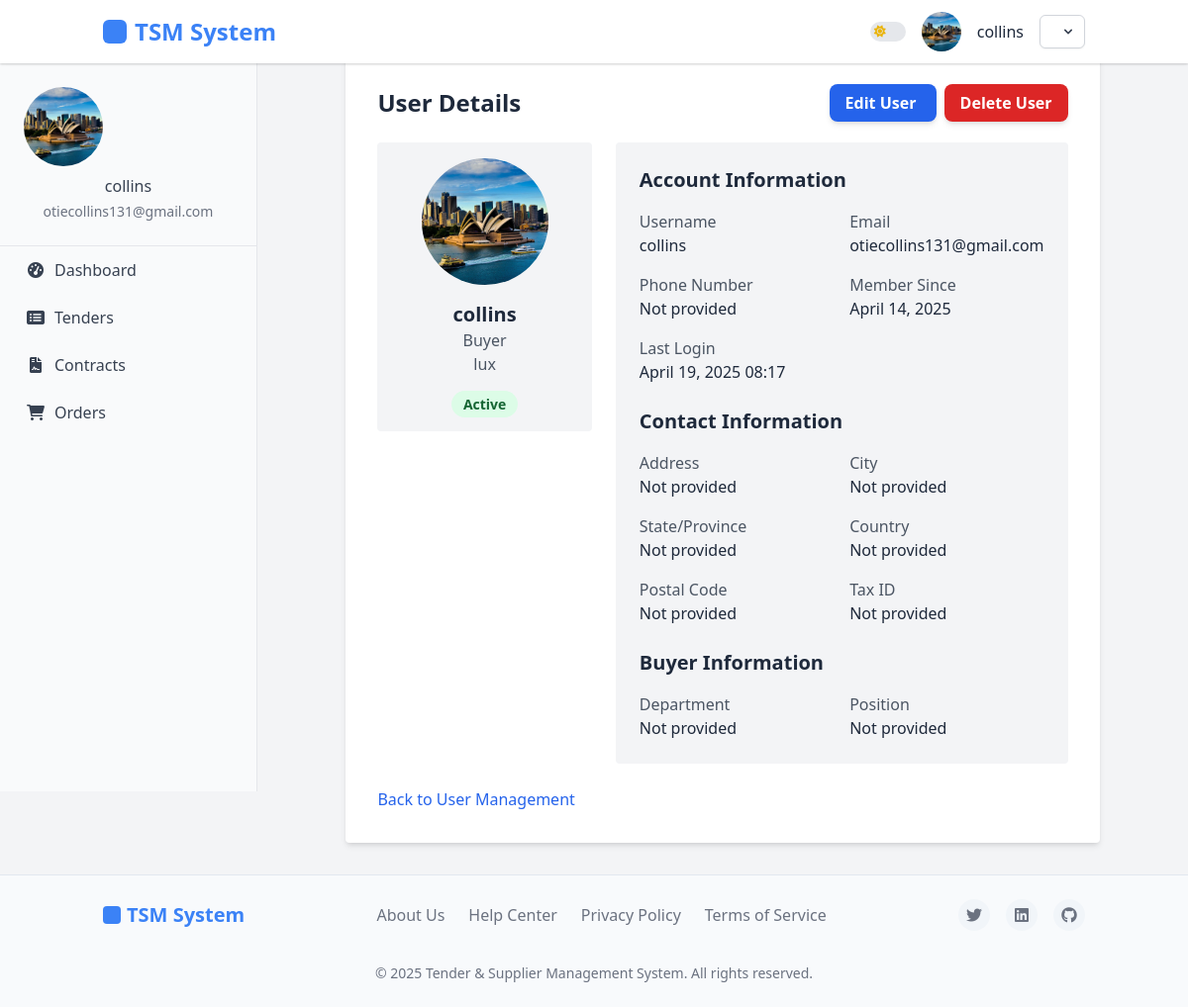
Screenshot of /accounts/users/1/ (signed in) with the database file from the repository.
### accounts/models.py (models this page shows, shortened)
class User(AbstractUser):
    USER_TYPE_CHOICES = (
        ('buyer', 'Buyer'),
        ('supplier', 'Supplier'),
        ('admin', 'Administrator'),
    )
    user_type = models.CharField(
        max_length=10,
        choices=USER_TYPE_CHOICES,
        default='buyer',
        verbose_name=_('User Type')
    )
    company_name = models.CharField(max_length=100, blank=True)
    phone_number = models.CharField(max_length=20, blank=True)
    email = models.EmailField(_('email address'), unique=True)
    USERNAME_FIELD = 'email'
    REQUIRED_FIELDS = ['username', 'user_type']
    @property
    def is_buyer(self):
        return self.user_type == 'buyer'
    @property
    def is_supplier(self):
        return self.user_type == 'supplier'
    @property
    def is_admin_user(self):
        return self.user_type == 'admin'
    class Meta:
        permissions = [
            ("manage_buyers", "Can manage buyer accounts"),
            ("manage_suppliers", "Can manage supplier accounts"),
        ]

class UserProfile(models.Model):
    user = models.OneToOneField(User, on_delete=models.CASCADE, related_name='profile')
    profile_picture = models.ImageField(upload_to='profile_pics/', blank=True, null=True)
    address = models.TextField(blank=True)
    city = models.CharField(max_length=100, blank=True)
    state = models.CharField(max_length=100, blank=True)
    country = models.CharField(max_length=100, blank=True)
    postal_code = models.CharField(max_length=20, blank=True)
    tax_id = models.CharField(max_length=50, blank=True)
    registration_date = models.DateTimeField(auto_now_add=True)
    last_active = models.DateTimeField(auto_now=True)
    business_category = models.CharField(max_length=100, blank=True)
    years_in_business = models.PositiveIntegerField(default=0)
    department = models.CharField(max_length=100, blank=True)
    position = models.CharField(max_length=100, blank=True)

### accounts/views.py (the view)
# urls.py: path('users/<int:user_id>/', views.user_detail, name='user_detail'),
@admin_required
def user_detail(request, user_id):
    user = get_object_or_404(User, id=user_id)
    return render(request, 'accounts/management/detail.html', {
        'user': user,
        'profile': user.profile
    })

### accounts/templates/accounts/management/detail.html (shortened to what this page needs)
{% extends 'base.html' %}
{% block content %}
<div class="max-w-4xl mx-auto bg-white p-8 rounded shadow-md mt-6">
    <div class="flex justify-between items-center mb-6">
        <h2 class="text-2xl font-semibold">User Details</h2>
        <div>
            <a href="{% url 'accounts:user_edit' user.id %}" class="py-2 px-4 bg-blue-600 hover:bg-blue-700 text-white font-semibold rounded-lg shadow-md focus:outline-none mr-2">
                Edit User
            </a>
            <a href="{% url 'accounts:user_delete' user.id %}" class="py-2 px-4 bg-red-600 hover:bg-red-700 text-white font-semibold rounded-lg shadow-md focus:outline-none">
                Delete User
            </a>
        </div>
    </div>
    <div class="grid grid-cols-1 md:grid-cols-3 gap-6">
        <div class="md:col-span-1">
            <div class="bg-gray-100 p-4 rounded text-center">
                {% if profile.profile_picture %}
                    <img src="{{ profile.profile_picture.url }}" alt="Profile Picture" class="w-32 h-32 mx-auto rounded-full object-cover">
                {% else %}
                    <div class="w-32 h-32 mx-auto rounded-full bg-gray-300 flex items-center justify-center">
                        <span class="text-3xl text-gray-600">{{ user.username.0|upper }}</span>
                    </div>
                {% endif %}
                <h3 class="mt-4 text-xl font-semibold">{{ user.get_full_name|default:user.username }}</h3>
                <p class="text-gray-600">{{ user.get_user_type_display }}</p>
                <p class="text-gray-600">{{ user.company_name }}</p>
                <div class="mt-4">
                    {% if user.is_active %}
                        <span class="px-3 py-1 text-sm font-semibold rounded-full bg-green-100 text-green-800">Active</span>
                    {% else %}
                        <span class="px-3 py-1 text-sm font-semibold rounded-full bg-red-100 text-red-800">Inactive</span>
                    {% endif %}
                </div>
            </div>
        </div>
        <div class="md:col-span-2">
            <div class="bg-gray-100 p-6 rounded">
                <h3 class="text-xl font-semibold mb-4">Account Information</h3>
                <div class="grid grid-cols-1 md:grid-cols-2 gap-4">
                    <div>
                        <p class="text-gray-600">Username</p>
                        <p class="font-medium">{{ user.username }}</p>
                    </div>
                    <div>
                        <p class="text-gray-600">Email</p>
                        <p class="font-medium">{{ user.email }}</p>
                    </div>
                    <div>
                        <p class="text-gray-600">Phone Number</p>
                        <p class="font-medium">{{ user.phone_number|default:"Not provided" }}</p>
                    </div>
                    <div>
                        <p class="text-gray-600">Member Since</p>
                        <p class="font-medium">{{ user.date_joined|date:"F j, Y" }}</p>
                    </div>
                    <div>
                        <p class="text-gray-600">Last Login</p>
                        <p class="font-medium">{{ user.last_login|date:"F j, Y H:i"|default:"Never" }}</p>
                    </div>
                </div>
                <h3 class="text-xl font-semibold mt-6 mb-4">Contact Information</h3>
                <div class="grid grid-cols-1 md:grid-cols-2 gap-4">
                    <div>
                        <p class="text-gray-600">Address</p>
                        <p class="font-medium">{{ profile.address|default:"Not provided" }}</p>
                    </div>
                    <div>
                        <p class="text-gray-600">City</p>
                        <p class="font-medium">{{ profile.city|default:"Not provided" }}</p>
                    </div>
                    <div>
                        <p class="text-gray-600">State/Province</p>
                        <p class="font-medium">{{ profile.state|default:"Not provided" }}</p>
                    </div>
                    <div>
                        <p class="text-gray-600">Country</p>
                        <p class="font-medium">{{ profile.country|default:"Not provided" }}</p>
                    </div>
                    <div>
                        <p class="text-gray-600">Postal Code</p>
                        <p class="font-medium">{{ profile.postal_code|default:"Not provided" }}</p>
                    </div>
                    <div>
                        <p class="text-gray-600">Tax ID</p>
                        <p class="font-medium">{{ profile.tax_id|default:"Not provided" }}</p>
                    </div>
                </div>
                {% if user.is_buyer %}
                <h3 class="text-xl font-semibold mt-6 mb-4">Buyer Information</h3>
                <div class="grid grid-cols-1 md:grid-cols-2 gap-4">
                    <div>
                        <p class="text-gray-600">Department</p>
                        <p class="font-medium">{{ profile.department|default:"Not provided" }}</p>
                    </div>
                    <div>
                        <p class="text-gray-600">Position</p>
                        <p class="font-medium">{{ profile.position|default:"Not provided" }}</p>
                    </div>
                </div>
                {% endif %}
            </div>
        </div>
    </div>
    <div class="mt-6">
        <a href="{% url 'accounts:user_management' %}" class="text-blue-600 hover:underline">Back to User Management</a>
    </div>
</div>
{% endblock %}

### accounts/templates/base.html (shortened to what this page needs)
<!DOCTYPE html>
<html lang="en" class="light">
    <head>
    <script src="https://cdn.tailwindcss.com"></script>
    <link rel="stylesheet" href="https://cdnjs.cloudflare.com/ajax/libs/font-awesome/6.0.0-beta3/css/all.min.css">
</head>
<body>
    <aside class="sidebar">
        <div class="sidebar-profile">
            {% if user.is_authenticated %}
                {% if user.profile.profile_picture %}
                    <img src="{{ user.profile.profile_picture.url }}" alt="{{ user.username }}'s Avatar">
                {% endif %}
                <h6>{{ user.get_full_name|default:user.username }}</h6>
                <p class="text-sm">{{ user.email }}</p>
            {% endif %}
        </div>
        <nav class="sidebar-nav">
            <ul>
                {% if user.is_authenticated %}
                    {% if user.is_buyer %}
                        <li><a href="{% url 'dashboard:buyer_dashboard' %}" {% if request.resolver_match.url_name == 'buyer_dashboard' %}class="active"{% endif %}><i class="fas fa-tachometer-alt"></i> Dashboard</a></li>
                        <li><a href="{% url 'tenders:tender_list' %}" {% if request.resolver_match.url_name == 'tender_list' %}class="active"{% endif %}><i class="fas fa-list-alt"></i> Tenders</a></li>
                        <li><a href="{% url 'contracts:contract_list' %}" {% if request.path == '/contracts/' %}class="active"{% endif %}><i class="fas fa-file-contract"></i> Contracts</a></li>
                        <li><a href="{% url 'orders:order_list' %}"><i class="fas fa-shopping-cart"></i> Orders</a></li>
                    {% endif %}
                {% endif %}
            </ul>
        </nav>
    </aside>
    <header>
        <nav class="container mx-auto px-4">
            <div class="logo">
                <a href="{% url 'home' %}" class="text-2xl font-bold">TSM System</a>
            </div>
            <div class="profile">
                <div class="theme-toggle-container">
                    <label class="relative inline-flex items-center cursor-pointer">
                        <span class="w-9 h-5 bg-gray-200 peer-focus:outline-none peer-focus:ring-2 peer-focus:ring-primary-300 dark:bg-gray-700 rounded-full peer dark:peer-focus:ring-primary-600 peer-checked:bg-primary-600 relative">
                            <i class="fas fa-sun absolute left-1 top-1/2 -translate-y-1/2 text-yellow-500 text-xs z-10 transition-opacity dark:opacity-0"></i>
                        </span>
                    </label>
                </div>
                {% if user.profile.profile_picture %}
                      <img src="{{ user.profile.profile_picture.url }}" alt="{{ user.username }}'s Avatar" class="w-10 h-10 rounded-full object-cover">
                    {% else %}
                      <img src="https://via.placeholder.com/40" alt="User Avatar" class="w-10 h-10 rounded-full object-cover">
                    {% endif %}
                {% if user.is_authenticated %}
                    <span class="username">{{ user.username }}</span>
                    <div class="relative inline-block text-left">
                        <button id="userMenuButton" type="button" class="inline-flex items-center justify-center px-3 py-2 text-sm font-medium text-gray-700 bg-white border border-gray-300 rounded-md shadow-sm hover:bg-gray-50 focus:outline-none focus:ring-2 focus:ring-offset-2 focus:ring-primary-500 dark:bg-gray-800 dark:border-gray-700 dark:text-gray-400 dark:hover:bg-gray-700" aria-expanded="false" aria-haspopup="true">
                            <svg class="w-4 h-4 ml-2 -mr-1" viewBox="0 0 20 20" fill="currentColor" aria-hidden="true">
                                <path fill-rule="evenodd" d="M5.293 7.293a1 1 0 011.414 0L10 10.586l3.293-3.293a1 1 0 111.414 1.414l-4 4a1 1 0 01-1.414 0l-4-4a1 1 0 010-1.414z" clip-rule="evenodd" />
                            </svg>
                        </button>
                    </div>
                {% endif %}
            </div>
        </nav>
    </header>
    <div class="main-content">
        {% block content %}{% endblock %}
    </div>
    <footer>
        <div class="container mx-auto px-4">
            <div class="footer-content">
                <div class="footer-logo">TSM System</div>
                <div class="footer-links">
                    <a href="#">About Us</a>
                    <a href="#">Help Center</a>
                    <a href="#">Privacy Policy</a>
                    <a href="#">Terms of Service</a>
                </div>
                <div class="footer-socials">
                    <a href="#"><i class="fab fa-twitter"></i></a>
                    <a href="#"><i class="fab fa-linkedin"></i></a>
                    <a href="#"><i class="fab fa-github"></i></a>
                </div>
                <div class="footer-copyright">
                    &copy; {% now "Y" %} Tender & Supplier Management System. All rights reserved.
                </div>
            </div>
        </div>
    </footer>
</body>
</html>

### rows the page displays
User: profile.profile_picture (picture), get_full_name "collins", email "otiecollins131@gmail.com", username "collins", user_type "Buyer", company_name "lux", phone_number "Not provided", date_joined "April 14, 2025", last_login "April 19, 2025 08:17"
UserProfile: profile_picture (picture), address "Not provided", city "Not provided", state "Not provided", country "Not provided", postal_code "Not provided", tax_id "Not provided", department "Not provided", position "Not provided"
